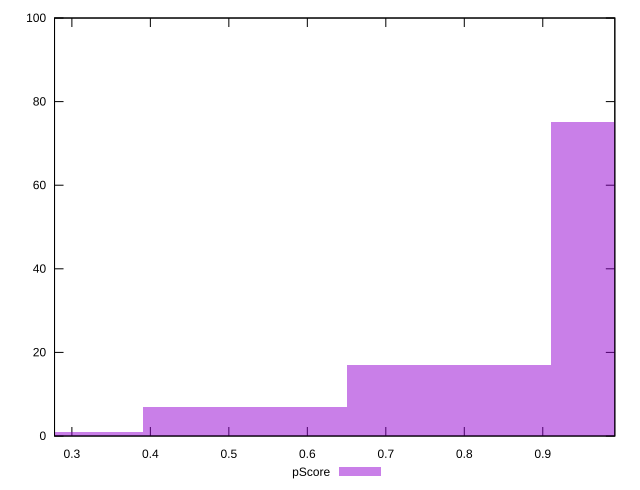

This chart was generated by the following gnuplot code:
reset

$pScore <<EOF
0.520262783347591 7
1.040525566695182 75
0.7803941750213865 17
0.2601313916737955 1
EOF

set key outside below
set boxwidth 0.2601313916737955
set xrange [0.27789612431584554:0.9917992700265054]
set yrange [0:100]
set trange [0:100]
set style fill transparent solid 0.5 noborder
set terminal svg size 640, 490 enhanced background rgb 'white'
set output "report_00015_2021-02-09T16-11-33.973Z/speed-index/samples/pages+cached+noadtech/pScore/histogram.svg"

plot $pScore title "pScore" with boxes

reset
